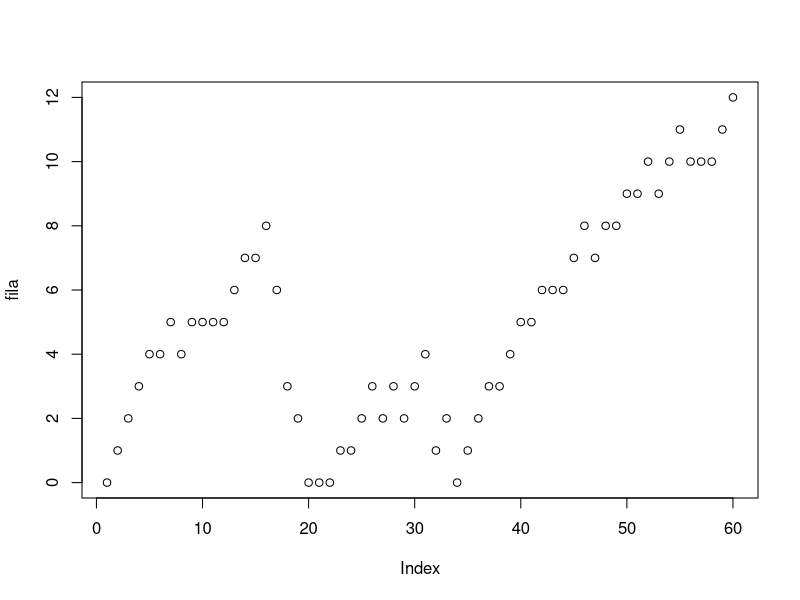
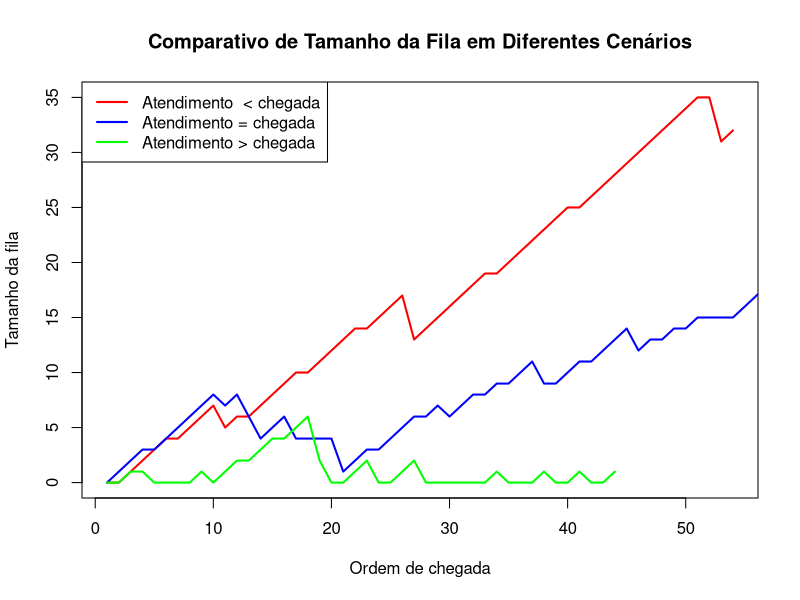
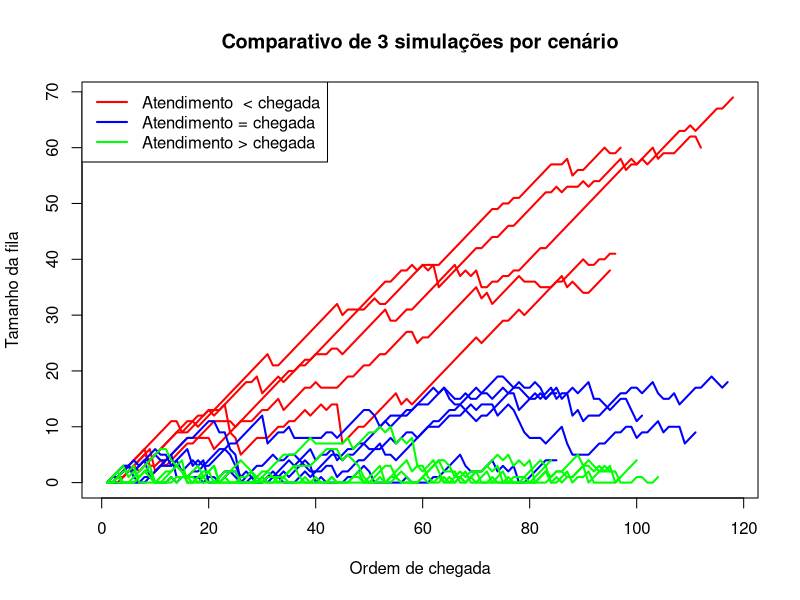
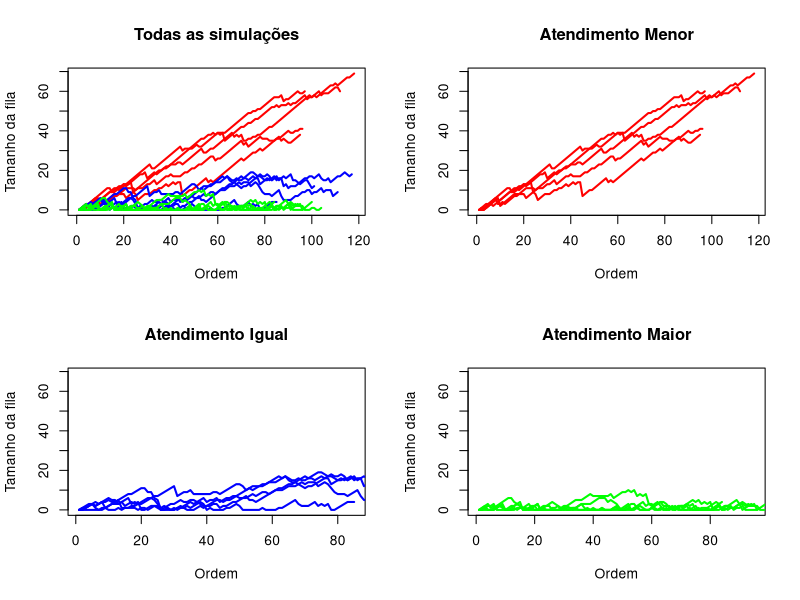
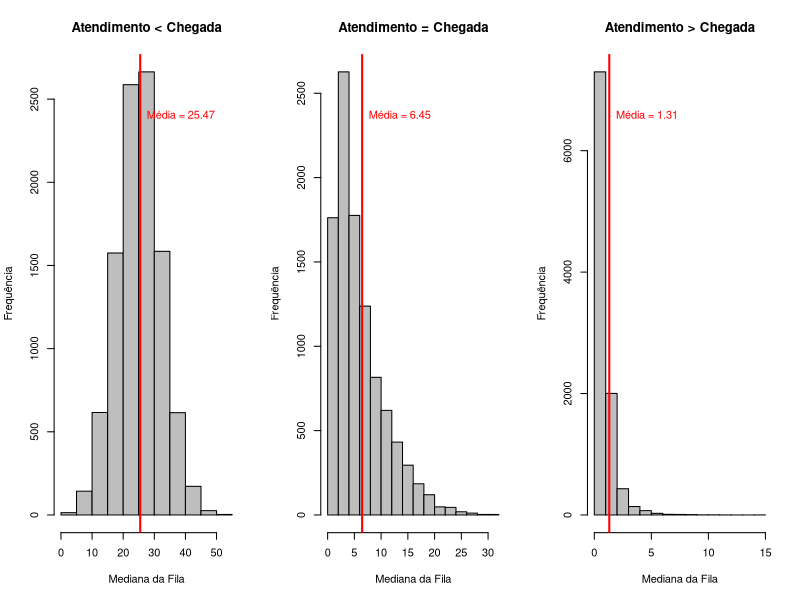
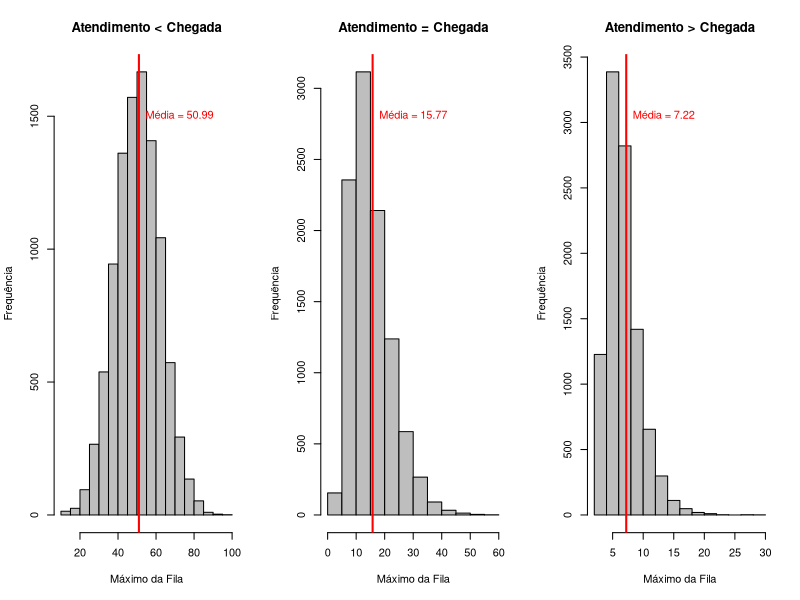
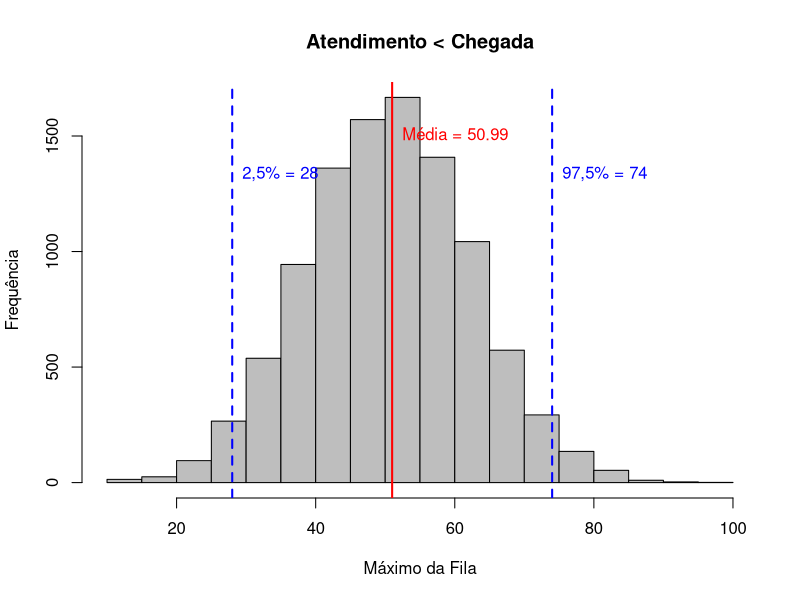
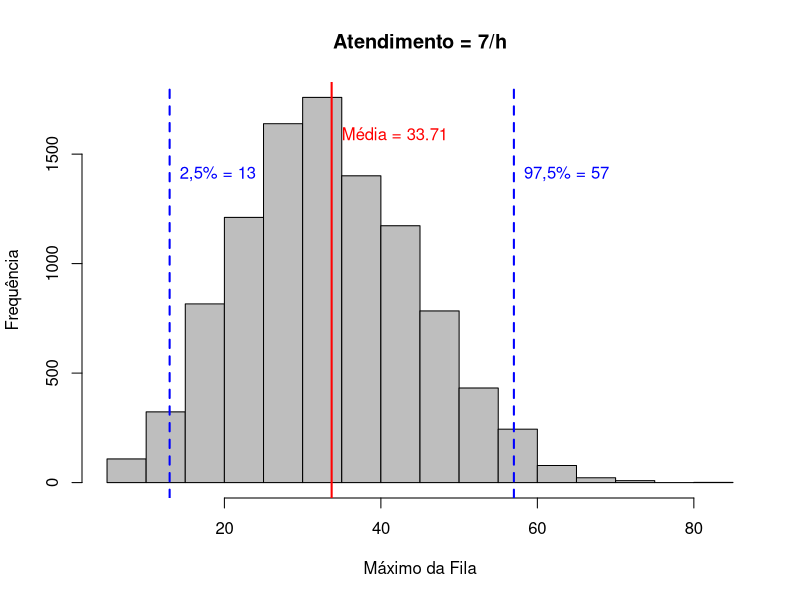

Reproduce these figures in R, in order.
## ---- chunk 1
lambda <- 5/60 # taxa média de chegada convertida em minutos (5/hora)

rexp(1, rate = lambda)
## ---- chunk 2
lambda2 <- 4/60 # taxa média de atendimento convertida em minutos (5/hora)

rexp(1, rate = lambda2)
## ---- chunk 3
rexp(5,lambda)
## ---- chunk 4
tempo_total <- 0
chegadas <- c()

tempo_limite <- 600 # 10horas de expediente



while (tempo_total < tempo_limite) {
  tempo_proxima_chegada <- rexp(1, rate = lambda)
  tempo_total <- tempo_total + tempo_proxima_chegada
  if (tempo_total <= tempo_limite) {
    chegadas <- c(chegadas, tempo_total)
  }
}
chegadas
(Total_chegadas <- length(chegadas)) 
## ---- chunk 5
(tempo_atendimento <- rexp(Total_chegadas, rate = lambda2))
## ---- chunk 6
#Início - atendimento 1 
atendimentos_feitos <- 0
fila_atual <- numeric(Total_chegadas)

inicio_atendimento <-   numeric(Total_chegadas)
fim_atendimento <-  numeric(Total_chegadas)


(fila_atual[1] <- 0)
(inicio_atendimento[1] <- chegadas[1])

(tempo_atendimento[1])

(fim_atendimento[1] <- inicio_atendimento[1] + tempo_atendimento[1])






#Atendimento 2

chegadas[2]

(atendimentos_feitos <- sum(fim_atendimento <= chegadas[2] & fim_atendimento > 0))

(fila_atual[2] <- 1 - atendimentos_feitos)


(inicio_atendimento[2] <- max(max(fim_atendimento) ,chegadas[2]))

(tempo_atendimento[2])

(fim_atendimento[2] <- inicio_atendimento[2] + tempo_atendimento[2])


#Atendimento 3

chegadas[3]

(atendimentos_feitos <- sum(fim_atendimento <= chegadas[3] & fim_atendimento > 0))

(fila_atual[3] <- 2 - atendimentos_feitos)


(inicio_atendimento[3] <- max(max(fim_atendimento) ,chegadas[3]))

(tempo_atendimento[3])

(fim_atendimento[3] <- inicio_atendimento[3] + tempo_atendimento[3])

fim_atendimento

## ---- chunk 7
sim_fila <- function(lambda_chegada, lambda_atendimento, tempo_expediente){
  
  tempo_total <- 0
  chegadas <- c()



  #Gerar chegadas em um dia de expediente
  while (tempo_total < tempo_expediente) {
    tempo_proxima_chegada <- rexp(1, rate = lambda_chegada)
    tempo_total <- tempo_total + tempo_proxima_chegada
    if (tempo_total <= tempo_expediente) {
      chegadas <- c(chegadas, tempo_total)
    }
  }
  
  #Total de chegadas no dia 
  Total_chegadas <- length(chegadas)
  
  
  #Gerar tempo de atendimento para cada chegada
  tempo_atendimento <- rexp(Total_chegadas, rate = lambda_atendimento)
  
  #Primeiro atendimento
  
  inicio_atendimento <-  numeric(Total_chegadas)
  fim_atendimento <-  numeric(Total_chegadas)
  fila_atual <-  numeric(Total_chegadas)
  
 


  inicio_atendimento[1] <- chegadas[1]

  atendimentos_feitos <- 0
  fila_atual[1] <- 0

  fim_atendimento[1] <- inicio_atendimento[1] + tempo_atendimento[1]
  
  for (i in 2:Total_chegadas){
    

    atendimentos_feitos <- sum(fim_atendimento <= chegadas[i] & fim_atendimento > 0)

    fila_atual[i] <- (i-1) - atendimentos_feitos


    inicio_atendimento[i] <- max(max(fim_atendimento) ,chegadas[i])



    fim_atendimento[i] <- inicio_atendimento[i] + tempo_atendimento[i]


    
  }
  
  return (fila_atual)
  
}
## ---- chunk 8
fila <- sim_fila(lambda_chegada = 5/60,
                 lambda_atendimento= 5/60,
                 tempo_expediente = 600)
fila
plot(fila)
## ---- chunk 9
atend_menor <-  sim_fila(lambda_chegada = 5/60,
                         lambda_atendimento = 3/60,
                          tempo_expediente = 600)


atend_igual <-  sim_fila(lambda_chegada = 5/60,
                         lambda_atendimento = 5/60,
                          tempo_expediente = 600)


atend_maior <-  sim_fila(lambda_chegada = 5/60,
                         lambda_atendimento = 7/60,
                          tempo_expediente = 600)



## ---- chunk 10
plot(atend_menor, type = "l", col = "red", lwd = 2,
     xlab = "Ordem de chegada", ylab = "Tamanho da fila",
     main = "Comparativo de Tamanho da Fila em Diferentes Cenários",
     ylim = range(c(atend_menor, atend_igual, atend_maior)))  # para ajustar o eixo y

# Adicionar as outras duas linhas no mesmo gráfico
lines(atend_igual, col = "blue", lwd = 2)
lines(atend_maior, col = "green", lwd = 2)


legend("topleft",
       legend = c("Atendimento  < chegada", 
                  "Atendimento = chegada", 
                  "Atendimento > chegada"),
       col = c("red", "blue", "green"),
       lwd = 2)

## ---- chunk 11
# Simulações — 3 de cada cenário
atend_menor_1 <- sim_fila(lambda_chegada = 10/60, lambda_atendimento = 5/60, tempo_expediente = 600)
atend_menor_2 <- sim_fila(lambda_chegada = 10/60, lambda_atendimento = 5/60, tempo_expediente = 600)
atend_menor_3 <- sim_fila(lambda_chegada = 10/60, lambda_atendimento = 5/60, tempo_expediente = 600)
atend_menor_4 <- sim_fila(lambda_chegada = 10/60, lambda_atendimento = 5/60, tempo_expediente = 600)
atend_menor_5 <- sim_fila(lambda_chegada = 10/60, lambda_atendimento = 5/60, tempo_expediente = 600)

atend_igual_1 <- sim_fila(lambda_chegada = 10/60, lambda_atendimento = 10/60, tempo_expediente = 600)
atend_igual_2 <- sim_fila(lambda_chegada = 10/60, lambda_atendimento = 10/60, tempo_expediente = 600)
atend_igual_3 <- sim_fila(lambda_chegada = 10/60, lambda_atendimento = 10/60, tempo_expediente = 600)
atend_igual_4 <- sim_fila(lambda_chegada = 10/60, lambda_atendimento = 10/60, tempo_expediente = 600)
atend_igual_5 <- sim_fila(lambda_chegada = 10/60, lambda_atendimento = 10/60, tempo_expediente = 600)

atend_maior_1 <- sim_fila(lambda_chegada = 10/60, lambda_atendimento = 15/60, tempo_expediente = 600)
atend_maior_2 <- sim_fila(lambda_chegada = 10/60, lambda_atendimento = 15/60, tempo_expediente = 600)
atend_maior_3 <- sim_fila(lambda_chegada = 10/60, lambda_atendimento = 15/60, tempo_expediente = 600)
atend_maior_4 <- sim_fila(lambda_chegada = 10/60, lambda_atendimento = 15/60, tempo_expediente = 600)
atend_maior_5 <- sim_fila(lambda_chegada = 10/60, lambda_atendimento = 15/60, tempo_expediente = 600)




## ---- chunk 12
ylim_total <- range(c(atend_menor_1, atend_menor_2, atend_menor_3, atend_menor_4, atend_menor_5,
                      atend_igual_1, atend_igual_2, atend_igual_3, atend_igual_4, atend_igual_5,
                      atend_maior_1, atend_maior_2, atend_maior_3, atend_maior_4, atend_maior_5))

plot(atend_menor_1, type = "l", col = "red", lwd = 2,
     ylim = ylim_total,
     xlab = "Ordem de chegada", ylab = "Tamanho da fila",
     main = "Comparativo de 3 simulações por cenário")

# Adicionar as demais
lines(atend_menor_2, col = "red", lwd = 2)
lines(atend_menor_3, col = "red", lwd = 2)
lines(atend_menor_4, col = "red", lwd = 2)
lines(atend_menor_5, col = "red", lwd = 2)

lines(atend_igual_1, col = "blue", lwd = 2)
lines(atend_igual_2, col = "blue", lwd = 2)
lines(atend_igual_3, col = "blue", lwd = 2)
lines(atend_igual_4, col = "blue", lwd = 2)
lines(atend_igual_5, col = "blue", lwd = 2)

lines(atend_maior_1, col = "green", lwd = 2)
lines(atend_maior_2, col = "green", lwd = 2)
lines(atend_maior_3, col = "green", lwd = 2)
lines(atend_maior_4, col = "green", lwd = 2)
lines(atend_maior_5, col = "green", lwd = 2)

legend("topleft",
       legend = c("Atendimento  < chegada", 
                  "Atendimento = chegada", 
                  "Atendimento > chegada"),
       col = c("red", "blue", "green"),
       lwd = 2)






# Definir layout de 2x2 plots
par(mfrow = c(2, 2))

# Gráfico 1 — todos os cenários juntos
plot(atend_menor_1, type = "l", col = "red", lwd = 2, ylim = ylim_total,
     main = "Todas as simulações", xlab = "Ordem", ylab = "Tamanho da fila")
lines(atend_menor_2, col = "red", lwd = 2)
lines(atend_menor_3, col = "red", lwd = 2)
lines(atend_menor_4, col = "red", lwd = 2)
lines(atend_menor_5, col = "red", lwd = 2)

lines(atend_igual_1, col = "blue", lwd = 2)
lines(atend_igual_2, col = "blue", lwd = 2)
lines(atend_igual_3, col = "blue", lwd = 2)
lines(atend_igual_4, col = "blue", lwd = 2)
lines(atend_igual_5, col = "blue", lwd = 2)

lines(atend_maior_1, col = "green", lwd = 2)
lines(atend_maior_2, col = "green", lwd = 2)
lines(atend_maior_3, col = "green", lwd = 2)
lines(atend_maior_4, col = "green", lwd = 2)
lines(atend_maior_5, col = "green", lwd = 2)

# Gráfico 2 — Atendimentos Menor
plot(atend_menor_1, type = "l", col = "red", lwd = 2, ylim = ylim_total,
     main = "Atendimento Menor", xlab = "Ordem", ylab = "Tamanho da fila")
lines(atend_menor_2, col = "red", lwd = 2)
lines(atend_menor_3, col = "red", lwd = 2)
lines(atend_menor_4, col = "red", lwd = 2)
lines(atend_menor_5, col = "red", lwd = 2)

# Gráfico 3 — Atendimento Igual
plot(atend_igual_1, type = "l", col = "blue", lwd = 2, ylim = ylim_total,
     main = "Atendimento Igual", xlab = "Ordem", ylab = "Tamanho da fila")
lines(atend_igual_2, col = "blue", lwd = 2)
lines(atend_igual_3, col = "blue", lwd = 2)
lines(atend_igual_4, col = "blue", lwd = 2)
lines(atend_igual_5, col = "blue", lwd = 2)

# Gráfico 4 — Atendimento Maior
plot(atend_maior_1, type = "l", col = "green", lwd = 2, ylim = ylim_total,
     main = "Atendimento Maior", xlab = "Ordem", ylab = "Tamanho da fila")
lines(atend_maior_2, col = "green", lwd = 2)
lines(atend_maior_3, col = "green", lwd = 2)
lines(atend_maior_4, col = "green", lwd = 2)
lines(atend_maior_5, col = "green", lwd = 2)

# Reset layout
par(mfrow = c(1, 1))
## ---- chunk 13
med_fila_igual <- replicate(10000, median(sim_fila(lambda_chegada = 10/60,
                                                lambda_atendimento = 10/60,
                                                tempo_expediente = 600)))

med_fila_maior <- replicate(10000, median(sim_fila(lambda_chegada = 10/60,
                                                lambda_atendimento = 15/60,
                                                tempo_expediente = 600)))

med_fila_menor <- replicate(10000, median(sim_fila(lambda_chegada = 10/60,
                                                lambda_atendimento = 5/60,
                                                tempo_expediente = 600)))

## ---- chunk 14

# Configurar o layout: 1 linha, 3 colunas
par(mfrow = c(1, 3))

# Histograma 1 - Atendimento menor
hist(med_fila_menor, col = "grey", main = "Atendimento < Chegada",
     xlab = "Mediana da Fila", ylab = "Frequência")
abline(v = mean(med_fila_menor), col = "red", lwd = 2)
text(x = mean(med_fila_menor), y = max(hist(med_fila_menor, plot=FALSE)$counts)*0.9, 
     labels = paste0("Média = ", round(mean(med_fila_menor),2)), col = "red", pos = 4)

# Histograma 2 - Atendimento igual
hist(med_fila_igual, col = "grey", main = "Atendimento = Chegada",
     xlab = "Mediana da Fila", ylab = "Frequência")
abline(v = mean(med_fila_igual), col = "red", lwd = 2)
text(x = mean(med_fila_igual), y = max(hist(med_fila_igual, plot=FALSE)$counts)*0.9, 
     labels = paste0("Média = ", round(mean(med_fila_igual),2)), col = "red", pos = 4)

# Histograma 3 - Atendimento maior
hist(med_fila_maior, col = "grey", main = "Atendimento > Chegada",
     xlab = "Mediana da Fila", ylab = "Frequência")
abline(v = mean(med_fila_maior), col = "red", lwd = 2)
text(x = mean(med_fila_maior), y = max(hist(med_fila_maior, plot=FALSE)$counts)*0.9, 
     labels = paste0("Média = ", round(mean(med_fila_maior),2)), col = "red", pos = 4)

# Voltar layout padrão
par(mfrow = c(1, 1))
## ---- chunk 15
max_fila_igual <- replicate(10000, max(sim_fila(lambda_chegada = 10/60,
                                                lambda_atendimento = 10/60,
                                                tempo_expediente = 600)))

max_fila_maior <- replicate(10000, max(sim_fila(lambda_chegada = 10/60,
                                                lambda_atendimento = 15/60,
                                                tempo_expediente = 600)))

max_fila_menor <- replicate(10000, max(sim_fila(lambda_chegada = 10/60,
                                                lambda_atendimento = 5/60,
                                                tempo_expediente = 600)))

## ---- chunk 16

# Configurar o layout: 1 linha, 3 colunas
par(mfrow = c(1, 3))

# Histograma 1 - Atendimento menor
hist(max_fila_menor, col = "grey", main = "Atendimento < Chegada",
     xlab = "Máximo da Fila", ylab = "Frequência")
abline(v = mean(max_fila_menor), col = "red", lwd = 2)
text(x = mean(max_fila_menor), 
     y = max(hist(max_fila_menor, plot=FALSE)$counts)*0.9, 
     labels = paste0("Média = ", round(mean(max_fila_menor),2)), 
     col = "red", pos = 4)

# Histograma 2 - Atendimento igual
hist(max_fila_igual, col = "grey", main = "Atendimento = Chegada",
     xlab = "Máximo da Fila", ylab = "Frequência")
abline(v = mean(max_fila_igual), col = "red", lwd = 2)
text(x = mean(max_fila_igual), 
     y = max(hist(max_fila_igual, plot=FALSE)$counts)*0.9, 
     labels = paste0("Média = ", round(mean(max_fila_igual),2)), 
     col = "red", pos = 4)

# Histograma 3 - Atendimento maior
hist(max_fila_maior, col = "grey", main = "Atendimento > Chegada",
     xlab = "Máximo da Fila", ylab = "Frequência")
abline(v = mean(max_fila_maior), col = "red", lwd = 2)
text(x = mean(max_fila_maior), 
     y = max(hist(max_fila_maior, plot=FALSE)$counts)*0.9, 
     labels = paste0("Média = ", round(mean(max_fila_maior),2)), 
     col = "red", pos = 4)

# Voltar layout padrão
par(mfrow = c(1, 1))
## ---- chunk 17
# Histograma Atendimento < Chegada
hist(max_fila_menor, col = "grey", main = "Atendimento < Chegada",
     xlab = "Máximo da Fila", ylab = "Frequência")

# Média
media_menor <- mean(max_fila_menor)
abline(v = media_menor, col = "red", lwd = 2)

# Intervalo de Confiança 95% (percentis)
ic_menor <- quantile(max_fila_menor, probs = c(0.025, 0.975))

# Traçar linhas do IC
abline(v = ic_menor[1], col = "blue", lwd = 2, lty = 2)  # 2,5%
abline(v = ic_menor[2], col = "blue", lwd = 2, lty = 2)  # 97,5%

# Adicionar texto da média
text(x = media_menor, 
     y = max(hist(max_fila_menor, plot=FALSE)$counts)*0.9, 
     labels = paste0("Média = ", round(media_menor, 2)), 
     col = "red", pos = 4)

# Adicionar texto do IC
text(x = ic_menor[1],
     y = max(hist(max_fila_menor, plot=FALSE)$counts)*0.8, 
     labels = paste0("2,5% = ", round(ic_menor[1], 2)), 
     col = "blue", pos = 4)

text(x = ic_menor[2],
     y = max(hist(max_fila_menor, plot=FALSE)$counts)*0.8, 
     labels = paste0("97,5% = ", round(ic_menor[2], 2)), 
     col = "blue", pos = 4)
## ---- chunk 18
(mean(max_fila_menor>60))
## ---- chunk 19

#6 Atendimentos/h
atend_6  <-replicate(10000, max(sim_fila(lambda_chegada = 10/60,
                                                lambda_atendimento = 6/60,
                                                tempo_expediente = 600)))

mean(atend_6>60)
    

#7 Atendimentos/h


atend_7 <- replicate(10000, max(sim_fila(lambda_chegada = 10/60,
                                                lambda_atendimento = 7/60,
                                                tempo_expediente = 600)))

mean(atend_7>60)

## ---- chunk 20
# Histograma para o vetor atend_7
hist(atend_7, col = "grey", main = "Atendimento = 7/h",
     xlab = "Máximo da Fila", ylab = "Frequência")

# Média
media_7 <- mean(atend_7)
abline(v = media_7, col = "red", lwd = 2)

# Intervalo de Confiança 95% (percentis)
ic_7 <- quantile(atend_7, probs = c(0.025, 0.975))

# Traçar linhas do IC
abline(v = ic_7[1], col = "blue", lwd = 2, lty = 2)  # 2,5%
abline(v = ic_7[2], col = "blue", lwd = 2, lty = 2)  # 97,5%

# Adicionar texto da média
text(x = media_7, 
     y = max(hist(atend_7, plot=FALSE)$counts)*0.9, 
     labels = paste0("Média = ", round(media_7, 2)), 
     col = "red", pos = 4)

# Adicionar texto do IC
text(x = ic_7[1],
     y = max(hist(atend_7, plot=FALSE)$counts)*0.8, 
     labels = paste0("2,5% = ", round(ic_7[1], 2)), 
     col = "blue", pos = 4)

text(x = ic_7[2],
     y = max(hist(atend_7, plot=FALSE)$counts)*0.8, 
     labels = paste0("97,5% = ", round(ic_7[2], 2)), 
     col = "blue", pos = 4)
## ---- chunk 21
sim_fila_2 <- function(lambda_chegada_1, lambda_atendimento_1, tempo_quebra,
                     lambda_chegada_2, lambda_atendimento_2, tempo_expediente) {
  
  tempo_total <- 0
  chegadas <- c()
  
  while (tempo_total < tempo_expediente) {
    if (tempo_total <= tempo_quebra) {
      tempo_proxima_chegada <- rexp(1, rate = lambda_chegada_1)
    } else {
      tempo_proxima_chegada <- rexp(1, rate = lambda_chegada_2)
    }
    tempo_total <- tempo_total + tempo_proxima_chegada
    if (tempo_total <= tempo_expediente) {
      chegadas <- c(chegadas, tempo_total)
    }
  }
  
  Total_chegadas <- length(chegadas)
  tempo_atendimento <- numeric(Total_chegadas)
  
  for (i in 1:Total_chegadas) {
    if (chegadas[i] <= tempo_quebra) {
      tempo_atendimento[i] <- rexp(1, rate = lambda_atendimento_1)
    } else {
      tempo_atendimento[i] <- rexp(1, rate = lambda_atendimento_2)
    }
  }
  
  inicio_atendimento <- numeric(Total_chegadas)
  fim_atendimento <- numeric(Total_chegadas)
  fila_atual <- numeric(Total_chegadas)
  
  inicio_atendimento[1] <- chegadas[1]
  fim_atendimento[1] <- inicio_atendimento[1] + tempo_atendimento[1]
  fila_atual[1] <- 0
  
  for (i in 2:Total_chegadas) {
    atendimentos_feitos <- sum(fim_atendimento <= chegadas[i] & fim_atendimento > 0)
    fila_atual[i] <- (i - 1) - atendimentos_feitos
    inicio_atendimento[i] <- max(max(fim_atendimento), chegadas[i])
    fim_atendimento[i] <- inicio_atendimento[i] + tempo_atendimento[i]
  }
  
  return(fila_atual)
}
## ---- chunk 22
exemplo <- sim_fila_2(lambda_chegada_1 = 10/60,
           lambda_atendimento_1 = 8/60,
           tempo_quebra = 300,
           lambda_chegada_2 = 5/60,
           lambda_atendimento_2 = 7/60,
           tempo_expediente = 600)

plot(exemplo)
